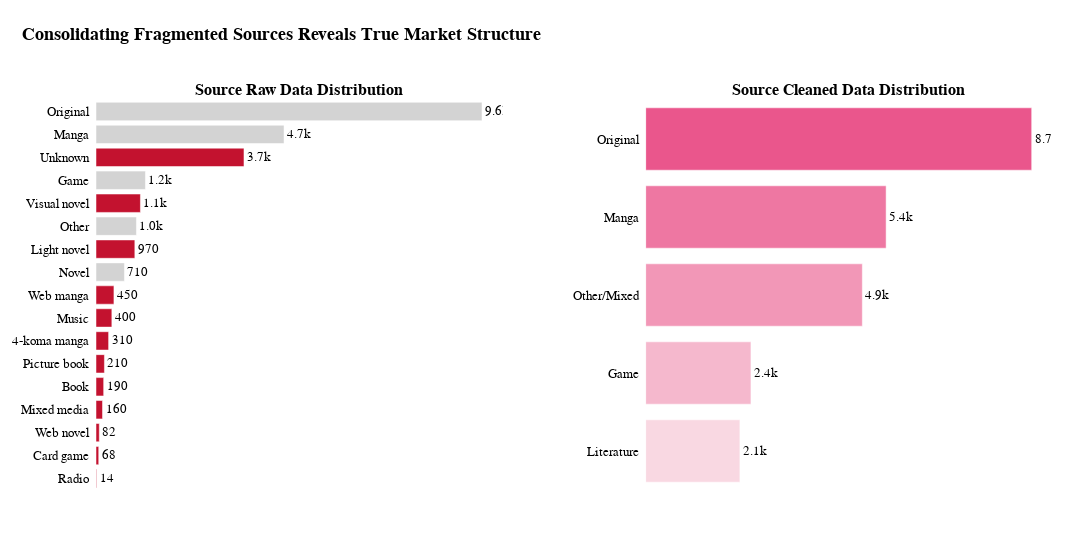

Source (notebook cell):
### Markdown cell above
#### **3.2 Source**

### Code cell
from plotly.colors import n_colors
# ==========================================
# 1. DATA PREPARATION
# ==========================================

# --- A. RAW DATA (LEFT CHART) ---
source_counts_raw = df_anime_dataset_2023['Source'].value_counts().reset_index()
source_counts_raw.columns = ['Source', 'Count']
source_counts_raw = source_counts_raw.sort_values('Count', ascending=True)

fragmented_subcategories = [
    'VISUAL NOVEL', 'LIGHT NOVEL', 'WEB NOVEL',
    'WEB MANGA', '4-KOMA MANGA', 'DIGITAL MANGA'
]

colors_raw = []
for source, count in zip(source_counts_raw['Source'], source_counts_raw['Count']):
    s = str(source).strip().upper()

    if s == "UNKNOWN":
        colors_raw.append("#C3122F")
    elif count < 500:
        colors_raw.append("#C3122F")
    elif s in fragmented_subcategories:
        colors_raw.append("#C3122F")
    else:
        colors_raw.append("#D3D3D3")  # Major valid sources


# --- B. CLEAN DATA (RIGHT CHART) ---
df_source_clean = df_anime_dataset_2023_prep[['Source']].copy()
df_source_clean['Source'] = df_source_clean['Source'].astype(str).str.strip()

exclude_list = ["UNKNOWN", "NONE", "NAN", "NULL", ""]
df_source_clean = df_source_clean[~df_source_clean['Source'].str.upper().isin(exclude_list)]

source_counts_clean = df_source_clean['Source'].value_counts().reset_index()
source_counts_clean.columns = ['Source', 'Count']
source_counts_clean = source_counts_clean.sort_values('Count', ascending=True)

# ====== GRADIENT RÕ RỆT CHO CLEANED DATA ======
# màu đậm → màu nhạt
colors_clean = n_colors(
    'rgb(249,216,226)',    # nhạt ở dưới → CHUYỂN LÊN TRÊN
    'rgb(234,86,140)',     # đậm ở trên → CHUYỂN XUỐNG DƯỚI
    len(source_counts_clean),
    colortype='rgb'
)                     


# ==========================================
# 2. VISUALIZATION
# ==========================================

fig = make_subplots(
    rows=1, cols=2,
    subplot_titles=(
        "<b>Source Raw Data Distribution</b>",
        "<b>Source Cleaned Data Distribution</b>"
    ),
    horizontal_spacing=0.15
)

# --- RAW DATA ---
fig.add_trace(
    go.Bar(
        y=source_counts_raw['Source'],
        x=source_counts_raw['Count'],
        orientation='h',
        marker_color=colors_raw,
        text=source_counts_raw['Count'],
        textposition='outside',
        texttemplate='%{x:.2s}',
        hovertemplate='<b>Raw Source:</b> %{y}<br><b>Count:</b> %{x:,}<extra></extra>',
        showlegend=False
    ),
    row=1, col=1
)

# --- CLEANED DATA ---
fig.add_trace(
    go.Bar(
        y=source_counts_clean['Source'],
        x=source_counts_clean['Count'],
        orientation='h',
        marker_color=colors_clean,   # gradient rõ
        text=source_counts_clean['Count'],
        textposition='outside',
        texttemplate='%{x:.2s}',
        hovertemplate='<b>Clean Source:</b> %{y}<br><b>Count:</b> %{x:,}<extra></extra>',
        showlegend=False
    ),
    row=1, col=2
)

# ==========================================
# 3. LAYOUT SETTINGS
# ==========================================

fig.update_layout(
    font=dict(family="Tahoma", size=13, color="#000000"),
    hovermode="x unified",
    margin=dict(l=40, r=40, t=100, b=60),
    width=1550,
    height=550,
    plot_bgcolor="white",
    paper_bgcolor="white",
    title=dict(
        text="<b>Consolidating Fragmented Sources Reveals True Market Structure</b>",
        x=0.02,
        y=0.95,
        xanchor='left',
        yanchor='top'
    )
)

# X-axis
fig.update_xaxes(showgrid=False, showticklabels=False, zeroline=False, row=1, col=1)
fig.update_xaxes(showgrid=False, showticklabels=False, zeroline=False, row=1, col=2)

# Y-axis
fig.update_yaxes(showgrid=False, showline=False, ticksuffix="  ", row=1, col=1)
fig.update_yaxes(showgrid=False, showline=False, ticksuffix="  ", row=1, col=2)
try:
    save_chart(fig, step="03", stt="III_A_3.2.Source", title="Consolidating Fragmented Sources Reveals True Market Structure")
except Exception as e:
    print(f"⚠️ Could not save chart due to Kaleido error: {e}")
    print("✅ Chart is displayed below regardless.")

fig.show()

### Figure 1 — Plotly figure (JSON) as saved in the notebook; plotly's stock layout.template omitted (floating-point values rounded to 4 significant figures)
{"data": [{"hovertemplate": "<b>Raw Source:</b> %{y}<br><b>Count:</b> %{x:,}<extra></extra>", "marker": {"color": ["#C3122F", "#C3122F", "#C3122F", "#C3122F", "#C3122F", "#C3122F", "#C3122F", "#C3122F", "#C3122F", "#D3D3D3", "#C3122F", "#D3D3D3", "#C3122F", "#D3D3D3", "#C3122F", "#D3D3D3", "#D3D3D3"]}, "orientation": "h", "showlegend": false, "text": [14.0, 68.0, 82.0, 162.0, 191.0, 210.0, 314.0, 395.0, 447.0, 709.0, 968.0, 1008.0, 1107.0, 1232.0, 3689.0, 4687.0, 9622.0], "textposition": "outside", "texttemplate": "%{x:.2s}", "type": "bar", "x": [14, 68, 82, 162, 191, 210, 314, 395, 447, 709, 968, 1008, 1107, 1232, 3689, 4687, 9622], "xaxis": "x", "y": ["Radio", "Card game", "Web novel", "Mixed media", "Book", "Picture book", "4-koma manga", "Music", "Web manga", "Novel", "Light novel", "Other", "Visual novel", "Game", "Unknown", "Manga", "Original"], "yaxis": "y"}, {"hovertemplate": "<b>Clean Source:</b> %{y}<br><b>Count:</b> %{x:,}<extra></extra>", "marker": {"color": ["rgb(249.0, 216.0, 226.0)", "rgb(245.25, 183.5, 204.5)", "rgb(241.5, 151.0, 183.0)", "rgb(237.75, 118.5, 161.5)", "rgb(234.0, 86.0, 140.0)"]}, "orientation": "h", "showlegend": false, "text": [2130.0, 2380.0, 4899.0, 5437.0, 8729.0], "textposition": "outside", "texttemplate": "%{x:.2s}", "type": "bar", "x": [2130, 2380, 4899, 5437, 8729], "xaxis": "x2", "y": ["Literature", "Game", "Other/Mixed", "Manga", "Original"], "yaxis": "y2"}], "layout": {"annotations": [{"font": {"size": 16}, "showarrow": false, "text": "<b>Source Raw Data Distribution</b>", "x": 0.2125, "xanchor": "center", "xref": "paper", "y": 1, "yanchor": "bottom", "yref": "paper"}, {"font": {"size": 16}, "showarrow": false, "text": "<b>Source Cleaned Data Distribution</b>", "x": 0.7875, "xanchor": "center", "xref": "paper", "y": 1, "yanchor": "bottom", "yref": "paper"}], "font": {"color": "#000000", "family": "Tahoma", "size": 13}, "height": 550, "hovermode": "x unified", "margin": {"b": 60, "l": 40, "r": 40, "t": 100}, "paper_bgcolor": "white", "plot_bgcolor": "white", "title": {"text": "<b>Consolidating Fragmented Sources Reveals True Market Structure</b>", "x": 0.02, "xanchor": "left", "y": 0.95, "yanchor": "top"}, "width": 1550, "xaxis": {"anchor": "y", "domain": [0, 0.425], "showgrid": false, "showticklabels": false, "zeroline": false}, "xaxis2": {"anchor": "y2", "domain": [0.575, 1], "showgrid": false, "showticklabels": false, "zeroline": false}, "yaxis": {"anchor": "x", "domain": [0, 1], "showgrid": false, "showline": false, "ticksuffix": "  "}, "yaxis2": {"anchor": "x2", "domain": [0, 1], "showgrid": false, "showline": false, "ticksuffix": "  "}}}
